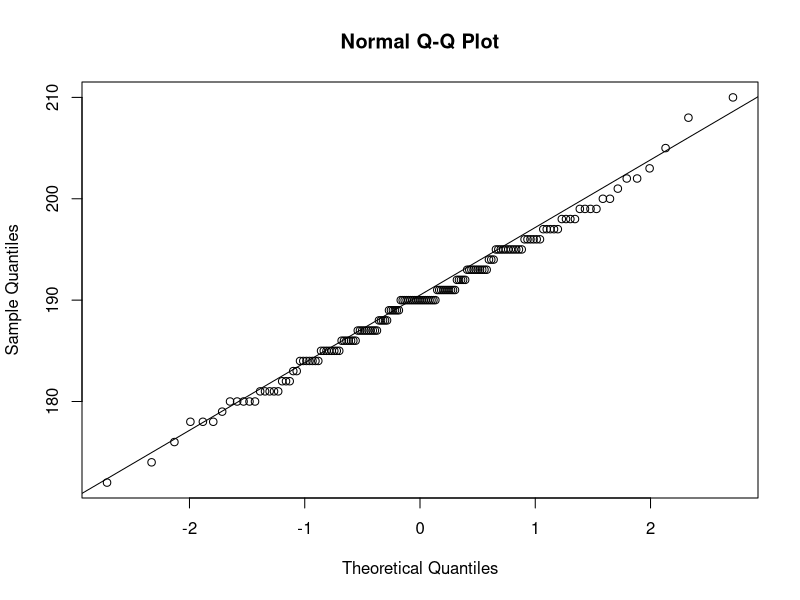
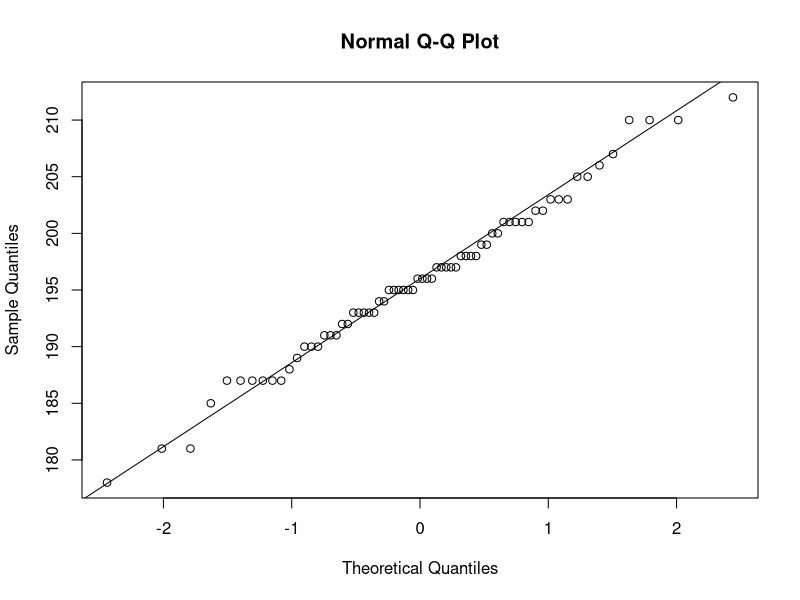
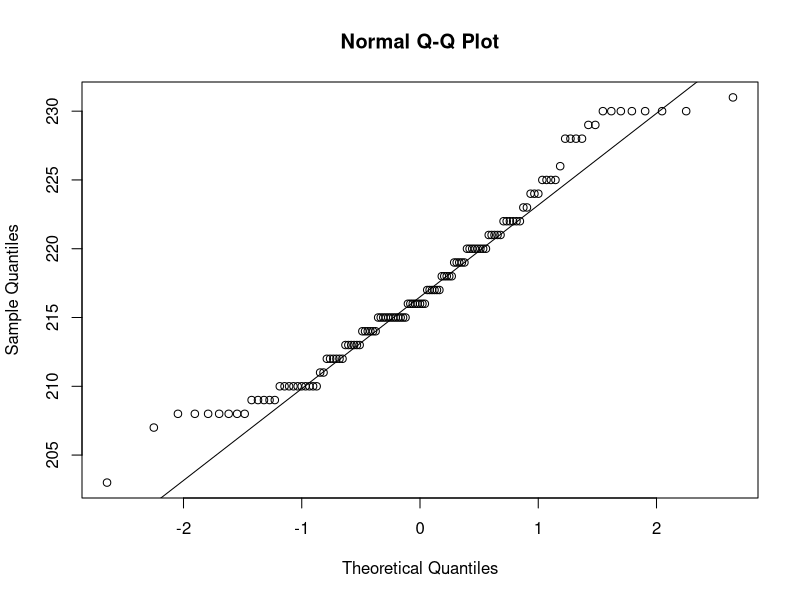
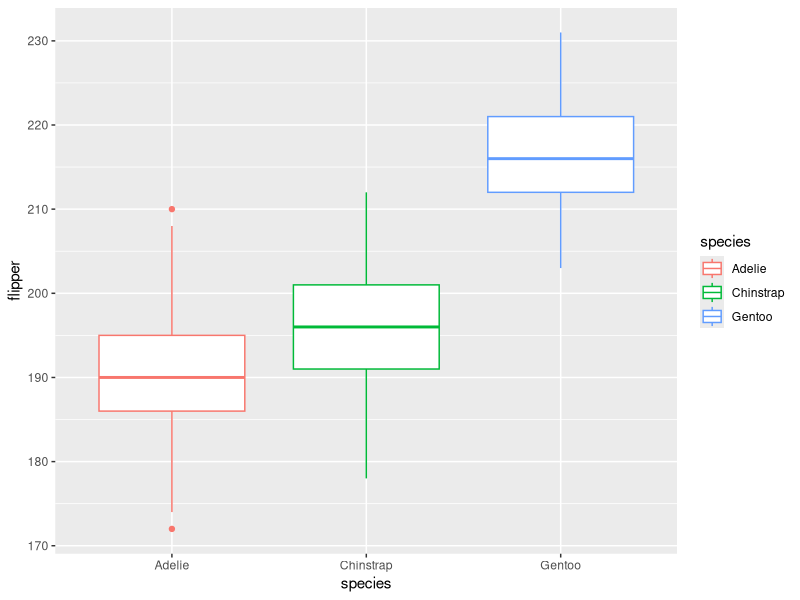

Recreate these plots in R, in order.
## ---- chunk 1
library(palmerpenguins)
library(tidyverse)
## ---- chunk 2
penguins<-penguins%>%select(species, flipper=flipper_length_mm)
## ---- chunk 3
adelie<-penguins%>%filter(species=="Adelie")
chinstrap<-penguins%>%filter(species=="Chinstrap")
gentoo<-penguins%>%filter(species=="Gentoo")

## ---- chunk 4
qqnorm(adelie$flipper)
qqline(adelie$flipper)
## ---- chunk 5
qqnorm(chinstrap$flipper)
qqline(chinstrap$flipper)
## ---- chunk 6
qqnorm(gentoo$flipper)
qqline(gentoo$flipper)
## ---- chunk 7
sd(adelie$flipper, na.rm = T)
sd(chinstrap$flipper, na.rm = T)
sd(gentoo$flipper, na.rm = T)
## ---- chunk 8
penguins.anova<-aov(data = penguins, flipper~species)
summary(penguins.anova)
## ---- chunk 9
ggplot(penguins, aes(x=species, y= flipper, col=species))+geom_boxplot()
## ---- chunk 10
TukeyHSD(penguins.anova)
